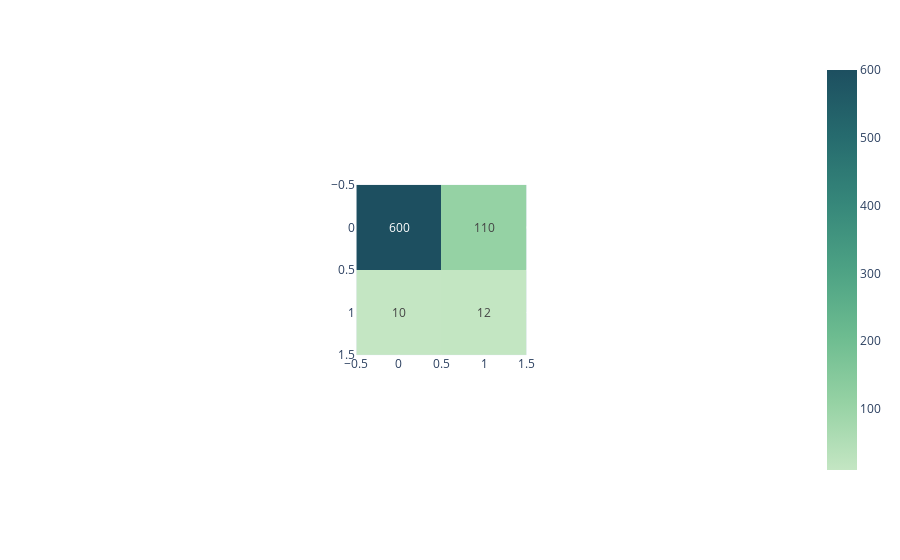

Write notebook code for a chart like this one.
### Code cell
px.imshow(confusion_matrix(y_pred,y_test),text_auto=True,color_continuous_scale="blugrn")

### Figure 1 — Plotly figure (JSON) as saved in the notebook; plotly's stock layout.template omitted (floating-point values rounded to 4 significant figures)
{"data": [{"coloraxis": "coloraxis", "hovertemplate": "x: %{x}<br>y: %{y}<br>color: %{z}<extra></extra>", "name": "0", "texttemplate": "%{z}", "type": "heatmap", "xaxis": "x", "yaxis": "y", "z": [[600, 110], [10, 12]]}], "layout": {"autosize": true, "coloraxis": {"colorscale": [[0, "rgb(196, 230, 195)"], [0.1667, "rgb(150, 210, 164)"], [0.3333, "rgb(109, 188, 144)"], [0.5, "rgb(77, 162, 132)"], [0.6667, "rgb(54, 135, 122)"], [0.8333, "rgb(38, 107, 110)"], [1, "rgb(29, 79, 96)"]]}, "margin": {"t": 60}, "xaxis": {"anchor": "y", "autorange": true, "constrain": "domain", "domain": [0.3822, 0.6178], "range": [-0.5, 1.5], "scaleanchor": "y"}, "yaxis": {"anchor": "x", "autorange": true, "constrain": "domain", "domain": [0, 1], "range": [1.5, -0.5]}}}
